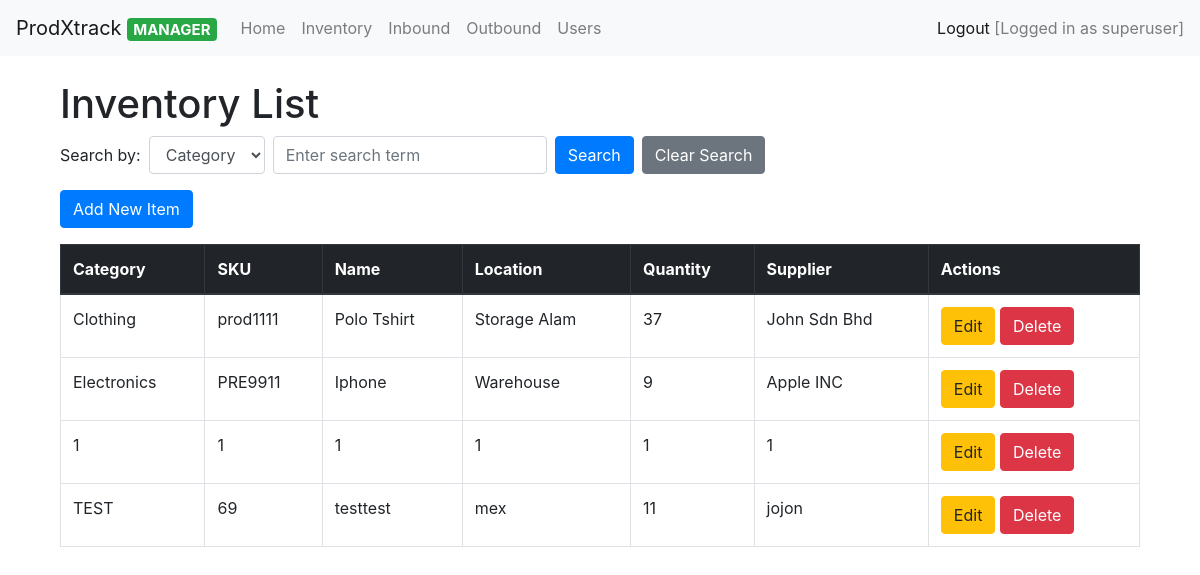
The page /inventory/ (signed in) on the database as committed earlier.
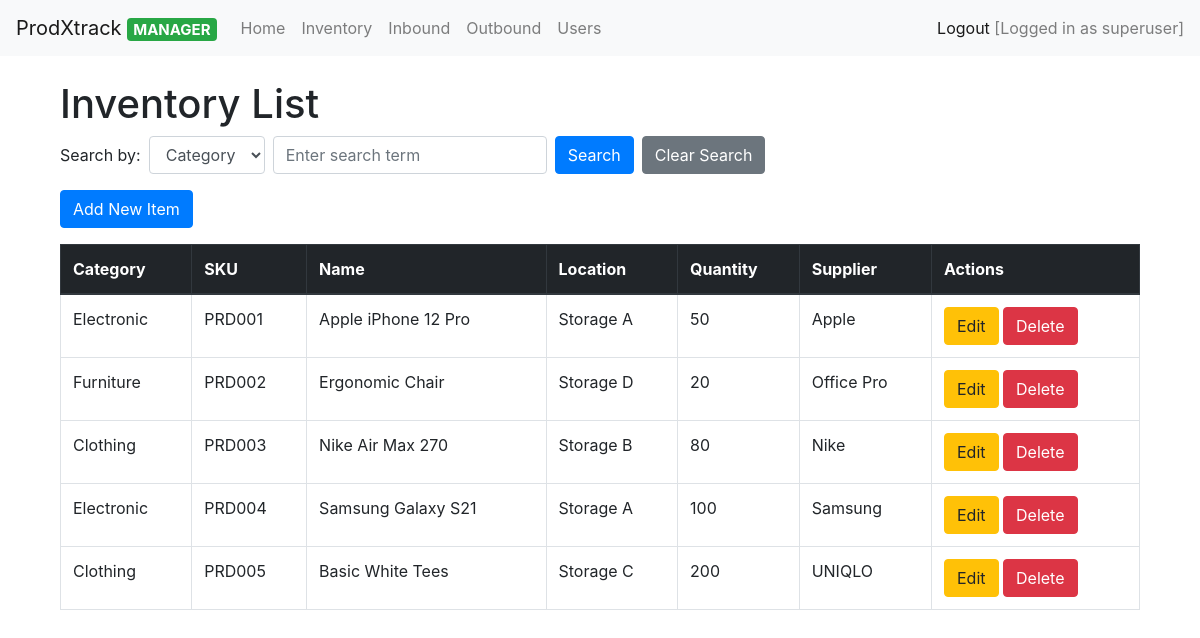
The same page on the database as committed later.
### inventory/models.py (models this page shows, shortened)
class Inventory(models.Model):
    category = models.CharField(max_length=255)
    sku = models.CharField(max_length=100, unique=True)
    name = models.CharField(max_length=255)
    location = models.CharField(max_length=255)
    quantity = models.IntegerField()
    supplier = models.CharField(max_length=255)
    class Meta:
        verbose_name = "Inventory"
        verbose_name_plural = "Inventories"

### inventory/views.py (the view, shortened to what this page needs)
# urls.py: path('inventory/', views.inventory_list, name='inventory_list'),
@login_required
def inventory_list(request):
    search_field = request.GET.get('search_field')  # Get the field to search by (e.g., 'category', 'sku', etc.)
    query = request.GET.get('q')  # Get the search term
    items = Inventory.objects.all()
    context = {
        'items': items,
        'query': query,
        'search_field': search_field,
    }
    return render(request, 'inventory/inv_list.html', context)

### inventory/templates/inventory/inv_list.html (shortened to what this page needs)
{% extends 'inventory/base.html' %}
{% block content %}
<div class="container mt-4">
    <h1>Inventory List</h1>
    <form method="GET" action="{% url 'inventory_list' %}" class="form-inline mb-3">
        <div class="form-group mr-2">
            <label for="search_field" class="mr-2">Search by:</label>
            <select name="search_field" id="search_field" class="form-control">
                <option value="category" {% if search_field == "category" %}selected{% endif %}>Category</option>
            </select>
        </div>
        <div class="form-group mr-2">
            <input type="text" name="q" placeholder="Enter search term" value="{{ query|default:'' }}" class="form-control">
        </div>
        <button type="submit" class="btn btn-primary mr-2">Search</button>
        <a href="{% url 'inventory_list' %}" class="btn btn-secondary">Clear Search</a>
    </form>
    {% if user.userprofile.is_manager %}
    <a href="{% url 'add_inventory' %}" class="btn btn-primary mb-3">Add New Item</a>
    {% endif %}
    <table class="table table-bordered">
        <thead class="thead-dark">
            <tr>
                <th>Category</th>
                <th>SKU</th>
                <th>Name</th>
                <th>Location</th>
                <th>Quantity</th>
                <th>Supplier</th>
                <th>Actions</th>
            </tr>
        </thead>
        <tbody>
            {% for item in items %}
            <tr>
                <td>{{ item.category }}</td>
                <td>{{ item.sku }}</td>
                <td>{{ item.name }}</td>
                <td>{{ item.location }}</td>
                <td>{{ item.quantity }}</td>
                <td>{{ item.supplier }}</td>
                <td>
                    {% if user.userprofile.is_manager %}
                    <a href="{% url 'edit_inventory' item.id %}" class="btn btn-warning">Edit</a>
                    <a href="{% url 'delete_inventory' item.id %}" class="btn btn-danger">Delete</a>
                    {% endif%}
                </td>
            </tr>
            {% endfor %}
        </tbody>
    </table>
</div>
</body>
</html>
{% endblock %}

### inventory/templates/inventory/base.html (shortened to what this page needs)
<!DOCTYPE html>
<html lang="en">
<head>
    <link rel="stylesheet" href="https://maxcdn.bootstrapcdn.com/bootstrap/4.0.0/css/bootstrap.min.css">
</head>
<body>
    <nav class="navbar navbar-expand-lg navbar-light bg-light">
        <a class="navbar-brand" href="{% url 'index' %}">ProdXtrack {% if user.userprofile.is_manager %}
            <span class="badge badge-success">MANAGER</span>
            {% endif %}
        </a>
        <div class="collapse navbar-collapse justify-content-center" id="navbarNav">
            <ul class="navbar-nav">
                {% if user.is_authenticated %}
                <li class="nav-item">
                    <a class="nav-link" href="{% url 'index' %}">Home</a>
                </li>
                <li class="nav-item">
                    <a class="nav-link" href="{% url 'inventory_list' %}">Inventory</a>
                </li>
                <li class="nav-item">
                    <a class="nav-link" href="{% url 'view_inbound_history' %}">Inbound</a>
                </li>
                <li class="nav-item">
                    <a class="nav-link" href="{% url 'view_outbound_history' %}">Outbound</a>
                </li>
                {% if user.userprofile.is_manager %}
                <li class="nav-item">
                    <a class="nav-link" href="{% url 'user_list' %}">Users</a>
                </li>
                {% endif %}
                {% endif %}
            </ul>
            {% if user.is_authenticated %}
            <span class="navbar-text ml-auto">
                <a href="{% url 'custom_logout' %}">Logout</a>
                [Logged in as {{ user.username }}]
            </span>
            {% endif %}
        </div>
    </nav>
    <div class="container mt-4">
        {% block content %}{% endblock %}
</body>
</html>

Rows that differ between the two databases and show on the page:
removed Inventory: category "Clothing", sku "prod1111", name "Polo Tshirt", location "Storage Alam", quantity "37", supplier "John Sdn Bhd"
removed Inventory: category "Electronics", sku "PRE9911", name "Iphone", location "Warehouse", quantity "9", supplier "Apple INC"
removed Inventory: category "1", sku "1", name "1", location "1", quantity "1", supplier "1"
removed Inventory: category "TEST", sku "69", name "testtest", location "mex", quantity "11", supplier "jojon"
added Inventory: category "Electronic", sku "PRD001", name "Apple iPhone 12 Pro", location "Storage A", quantity "50", supplier "Apple"
added Inventory: category "Furniture", sku "PRD002", name "Ergonomic Chair", location "Storage D", quantity "20", supplier "Office Pro"
added Inventory: category "Clothing", sku "PRD003", name "Nike Air Max 270", location "Storage B", quantity "80", supplier "Nike"
added Inventory: category "Electronic", sku "PRD004", name "Samsung Galaxy S21", location "Storage A", quantity "100", supplier "Samsung"
added Inventory: category "Clothing", sku "PRD005", name "Basic White Tees", location "Storage C", quantity "200", supplier "UNIQLO"
